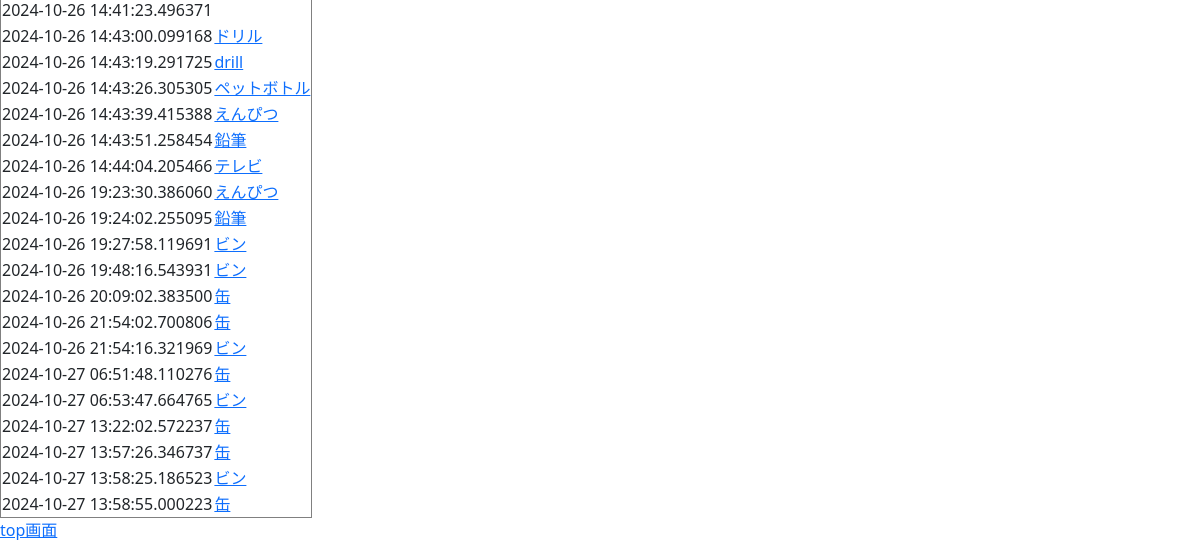
Before: /history (lower part) with the older database file.
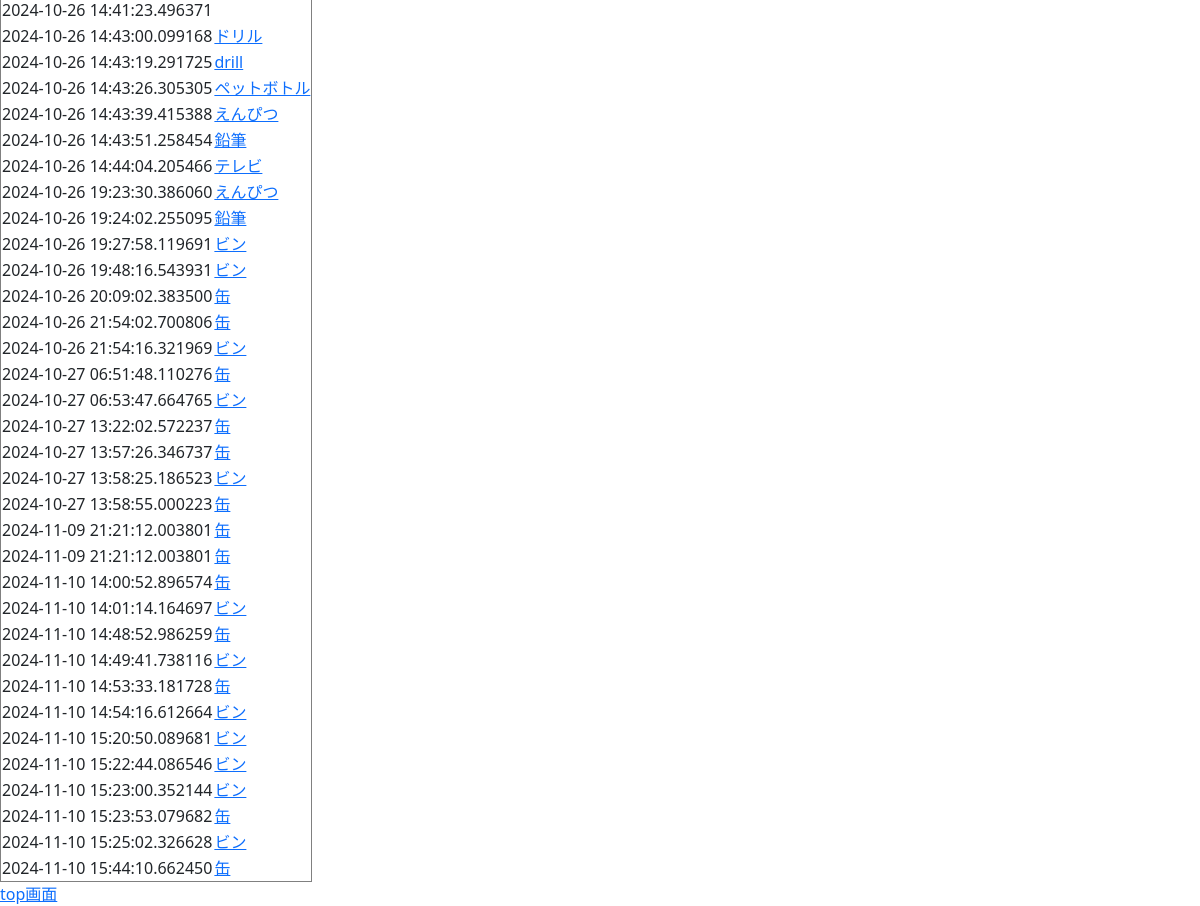
After: the same page with the newer database file.
### jikkou.py (models this page shows)
class Rireki(Model):
    gomi = CharField()
    time = DateTimeField()
    class Meta:
        database = rireki_db

### jikkou.py (the view)
@app.route("/history")
def history():
    return render_template("history.html",Rireki=Rireki)

### templates/history.html (shortened to what this page needs)
{% extends "base.html" %}
{% block content %}
<table border="1">
{% for i in Rireki.select() %}
    <tr>
        <td>{{ i.time }}</td>
        <td><a href="/">{{ i.gomi }}</a></td>
    </tr>
{% endfor %}
</table>
<a href="/">top画面</a>
{% endblock %}

### templates/base.html (shortened to what this page needs)
<!DOCTYPE html>
<html lang="ja">
<head>
    <link rel="stylesheet" type="text/css" href="{{ url_for('static',filename='sanitize.css')}}">
    <link rel="stylesheet" type="text/css" href="{{ url_for('static',filename='gomi.css')}}">
    <link href="https://cdn.jsdelivr.net/npm/bootstrap@5.3.0/dist/css/bootstrap.min.css" rel="stylesheet">
</head>
<body>
    <br>
    <br>
    {% block content %} 内容 {% endblock %}
</body>
</html>

### static/sanitize.css (style rules this page uses)
html { cursor: default; line-height: 1.5; -moz-tab-size: 4; tab-size: 4; -webkit-tap-highlight-color: transparent ; -ms-text-size-adjust: 100%; -webkit-text-size-adjust: 100%; word-break: break-word; }
body { margin: 0; }
table { border-collapse: collapse; }

### static/gomi.css (style rules this page uses)
body { background-color: #ffffff; }

Changed rows visible on the page:
added Rireki: time "2024-11-09 21:21:12.003801", gomi "缶"
added Rireki: time "2024-11-09 21:21:12.003801", gomi "缶"
added Rireki: time "2024-11-10 14:00:52.896574", gomi "缶"
added Rireki: time "2024-11-10 14:01:14.164697", gomi "ビン"
added Rireki: time "2024-11-10 14:48:52.986259", gomi "缶"
added Rireki: time "2024-11-10 14:49:41.738116", gomi "ビン"
added Rireki: time "2024-11-10 14:53:33.181728", gomi "缶"
added Rireki: time "2024-11-10 14:54:16.612664", gomi "ビン"
added Rireki: time "2024-11-10 15:20:50.089681", gomi "ビン"
added Rireki: time "2024-11-10 15:22:44.086546", gomi "ビン"
added Rireki: time "2024-11-10 15:23:00.352144", gomi "ビン"
added Rireki: time "2024-11-10 15:23:53.079682", gomi "缶"
added Rireki: time "2024-11-10 15:25:02.326628", gomi "ビン"
added Rireki: time "2024-11-10 15:44:10.662450", gomi "缶"
